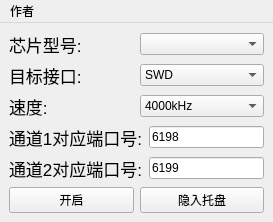
<?xml version="1.0" encoding="UTF-8"?>
<ui version="4.0">
 <class>MainWindow</class>
 <widget class="QMainWindow" name="MainWindow">
  <property name="geometry">
   <rect>
    <x>0</x>
    <y>0</y>
    <width>273</width>
    <height>208</height>
   </rect>
  </property>
  <property name="windowTitle">
   <string>RTT转Telnet工具</string>
  </property>
  <widget class="QWidget" name="centralwidget">
   <layout class="QHBoxLayout" name="horizontalLayout_7">
    <item>
     <layout class="QVBoxLayout" name="verticalLayout">
      <item>
       <layout class="QHBoxLayout" name="horizontalLayout">
        <item>
         <widget class="QLabel" name="label">
          <property name="font">
           <font>
            <pointsize>13</pointsize>
           </font>
          </property>
          <property name="text">
           <string>芯片型号:</string>
          </property>
         </widget>
        </item>
        <item>
         <widget class="QComboBox" name="chipCombox"/>
        </item>
       </layout>
      </item>
      <item>
       <layout class="QHBoxLayout" name="horizontalLayout_2">
        <item>
         <widget class="QLabel" name="label_2">
          <property name="font">
           <font>
            <pointsize>13</pointsize>
           </font>
          </property>
          <property name="text">
           <string>目标接口:</string>
          </property>
         </widget>
        </item>
        <item>
         <widget class="QComboBox" name="interfaceCombox">
          <item>
           <property name="text">
            <string>SWD</string>
           </property>
          </item>
          <item>
           <property name="text">
            <string>JTAG</string>
           </property>
          </item>
          <item>
           <property name="text">
            <string>cJTAG</string>
           </property>
          </item>
          <item>
           <property name="text">
            <string>FINE</string>
           </property>
          </item>
         </widget>
        </item>
       </layout>
      </item>
      <item>
       <layout class="QHBoxLayout" name="horizontalLayout_3">
        <item>
         <widget class="QLabel" name="label_3">
          <property name="font">
           <font>
            <pointsize>13</pointsize>
           </font>
          </property>
          <property name="text">
           <string>速度:</string>
          </property>
         </widget>
        </item>
        <item>
         <widget class="QComboBox" name="speedCombox">
          <property name="currentIndex">
           <number>20</number>
          </property>
          <item>
           <property name="text">
            <string>5kHz</string>
           </property>
          </item>
          <item>
           <property name="text">
            <string>10kHz</string>
           </property>
          </item>
          <item>
           <property name="text">
            <string>20kHz</string>
           </property>
          </item>
          <item>
           <property name="text">
            <string>30kHz</string>
           </property>
          </item>
          <item>
           <property name="text">
            <string>50kHz</string>
           </property>
          </item>
          <item>
           <property name="text">
            <string>100kHz</string>
           </property>
          </item>
          <item>
           <property name="text">
            <string>200kHz</string>
           </property>
          </item>
          <item>
           <property name="text">
            <string>300kHz</string>
           </property>
          </item>
          <item>
           <property name="text">
            <string>400kHz</string>
           </property>
          </item>
          <item>
           <property name="text">
            <string>500kHz</string>
           </property>
          </item>
          <item>
           <property name="text">
            <string>600kHz</string>
           </property>
          </item>
          <item>
           <property name="text">
            <string>650kHz</string>
           </property>
          </item>
          <item>
           <property name="text">
            <string>750kHz</string>
           </property>
          </item>
          <item>
           <property name="text">
            <string>900kHz</string>
           </property>
          </item>
          <item>
           <property name="text">
            <string>1000kHz</string>
           </property>
          </item>
          <item>
           <property name="text">
            <string>1334kHz</string>
           </property>
          </item>
          <item>
           <property name="text">
            <string>1600kHz</string>
           </property>
          </item>
          <item>
           <property name="text">
            <string>2000kHz</string>
           </property>
          </item>
          <item>
           <property name="text">
            <string>2667kHz</string>
           </property>
          </item>
          <item>
           <property name="text">
            <string>3200kHz</string>
           </property>
          </item>
          <item>
           <property name="text">
            <string>4000kHz</string>
           </property>
          </item>
          <item>
           <property name="text">
            <string>4800kHz</string>
           </property>
          </item>
          <item>
           <property name="text">
            <string>5334kHz</string>
           </property>
          </item>
          <item>
           <property name="text">
            <string>6000kHz</string>
           </property>
          </item>
          <item>
           <property name="text">
            <string>8000kHz</string>
           </property>
          </item>
          <item>
           <property name="text">
            <string>9600kHz</string>
           </property>
          </item>
          <item>
           <property name="text">
            <string>12000kHz</string>
           </property>
          </item>
         </widget>
        </item>
       </layout>
      </item>
      <item>
       <layout class="QHBoxLayout" name="horizontalLayout_4">
        <item>
         <widget class="QLabel" name="label_4">
          <property name="font">
           <font>
            <pointsize>13</pointsize>
           </font>
          </property>
          <property name="text">
           <string>通道1对应端口号:</string>
          </property>
         </widget>
        </item>
        <item>
         <widget class="QLineEdit" name="channel0Port">
          <property name="text">
           <string>6198</string>
          </property>
         </widget>
        </item>
       </layout>
      </item>
      <item>
       <layout class="QHBoxLayout" name="horizontalLayout_5">
        <item>
         <widget class="QLabel" name="label_5">
          <property name="font">
           <font>
            <pointsize>13</pointsize>
           </font>
          </property>
          <property name="text">
           <string>通道2对应端口号:</string>
          </property>
         </widget>
        </item>
        <item>
         <widget class="QLineEdit" name="channel1Port">
          <property name="text">
           <string>6199</string>
          </property>
         </widget>
        </item>
       </layout>
      </item>
      <item>
       <layout class="QHBoxLayout" name="horizontalLayout_6">
        <item>
         <widget class="QPushButton" name="switchButton">
          <property name="text">
           <string>开启</string>
          </property>
         </widget>
        </item>
        <item>
         <widget class="QPushButton" name="hideButton">
          <property name="text">
           <string>隐入托盘</string>
          </property>
         </widget>
        </item>
       </layout>
      </item>
     </layout>
    </item>
   </layout>
  </widget>
  <widget class="QMenuBar" name="menubar">
   <property name="geometry">
    <rect>
     <x>0</x>
     <y>0</y>
     <width>273</width>
     <height>23</height>
    </rect>
   </property>
   <widget class="QMenu" name="menu">
    <property name="title">
     <string>作者</string>
    </property>
    <widget class="QMenu" name="menu_2">
     <property name="title">
      <string>邮箱</string>
     </property>
     <addaction name="action619808090_qq_com"/>
    </widget>
    <widget class="QMenu" name="menu_3">
     <property name="title">
      <string>姓名</string>
     </property>
     <addaction name="actionDriver"/>
    </widget>
    <addaction name="menu_2"/>
    <addaction name="menu_3"/>
   </widget>
   <addaction name="menu"/>
  </widget>
  <action name="action619808090_qq_com">
   <property name="text">
    <string>619808090@qq.com</string>
   </property>
  </action>
  <action name="actionDriver">
   <property name="text">
    <string>Driver</string>
   </property>
  </action>
 </widget>
 <resources/>
 <connections/>
</ui>
